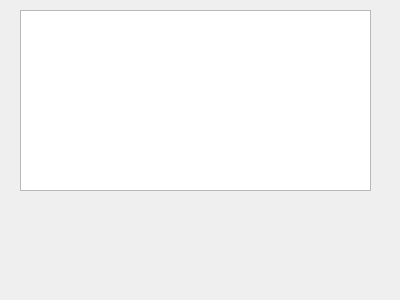
<?xml version="1.0" encoding="UTF-8"?>
<ui version="4.0">
 <class>Form</class>
 <widget class="QWidget" name="Form">
  <property name="geometry">
   <rect>
    <x>0</x>
    <y>0</y>
    <width>400</width>
    <height>300</height>
   </rect>
  </property>
  <property name="windowTitle">
   <string>Form</string>
  </property>
  <widget class="QTextEdit" name="textEdit">
   <property name="geometry">
    <rect>
     <x>20</x>
     <y>10</y>
     <width>351</width>
     <height>181</height>
    </rect>
   </property>
  </widget>
 </widget>
 <resources/>
 <connections/>
</ui>
